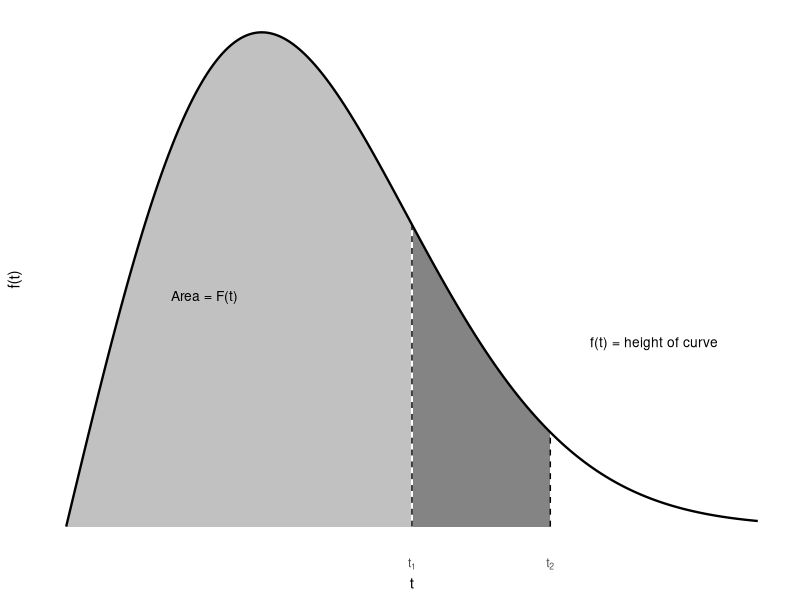

Write R code to recreate this figure.
## ---- chunk 1
#| label: fig-apr-121-pdf-cdf
#| fig-cap: "The relationship between the PDF f(t) and the CDF F(t)"
#| code-fold: true
#| message: false
library(tidyverse)

t_seq <- seq(0, 10, length.out = 400)
pdf_vals <- dweibull(t_seq, shape = 2, scale = 4)
t1 <- 5
t2 <- 7

df <- tibble(t = t_seq, f = pdf_vals)

ggplot(df, aes(t, f)) +
  geom_area(data = df |> filter(t <= t1), aes(t, f), fill = "grey40", alpha = 0.4) +
  geom_area(data = df |> filter(t >= t1, t <= t2), aes(t, f), fill = "grey20", alpha = 0.6) +
  geom_line(linewidth = 0.8) +
  annotate("text", x = 2, y = 0.1, label = "Area = F(t)", size = 3.5) +
  annotate("text", x = 8.5, y = 0.08, label = "f(t) = height of curve", size = 3.5) +
  annotate("segment", x = t1, xend = t1, y = 0, yend = dweibull(t1, 2, 4), linetype = "dashed") +
  annotate("segment", x = t2, xend = t2, y = 0, yend = dweibull(t2, 2, 4), linetype = "dashed") +
  scale_x_continuous(breaks = c(t1, t2), labels = c(expression(t[1]), expression(t[2]))) +
  labs(x = "t", y = "f(t)") +
  theme_minimal() +
  theme(axis.text.y = element_blank(), panel.grid = element_blank())
## ---- chunk 2
#| label: verify-apr-121-weibull
#| code-fold: true
pweibull(800 * 5, shape = 1.5, scale = 8000)
